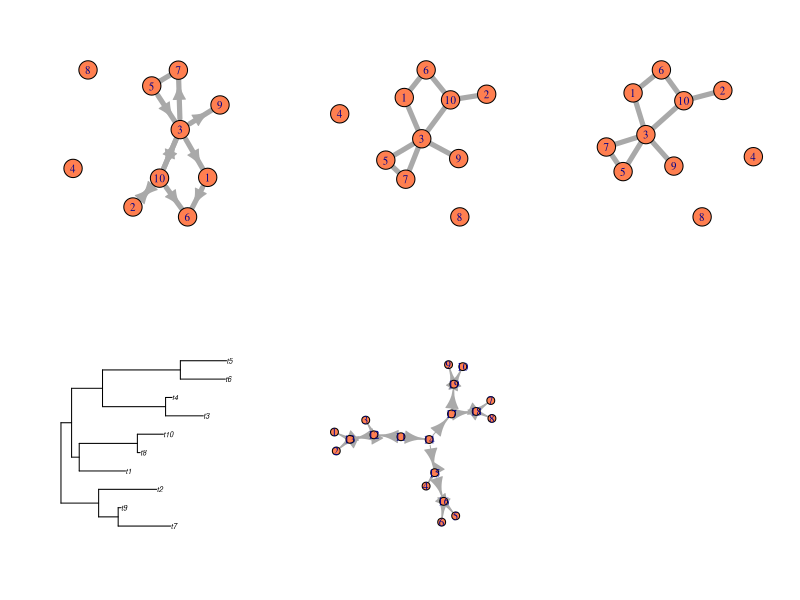
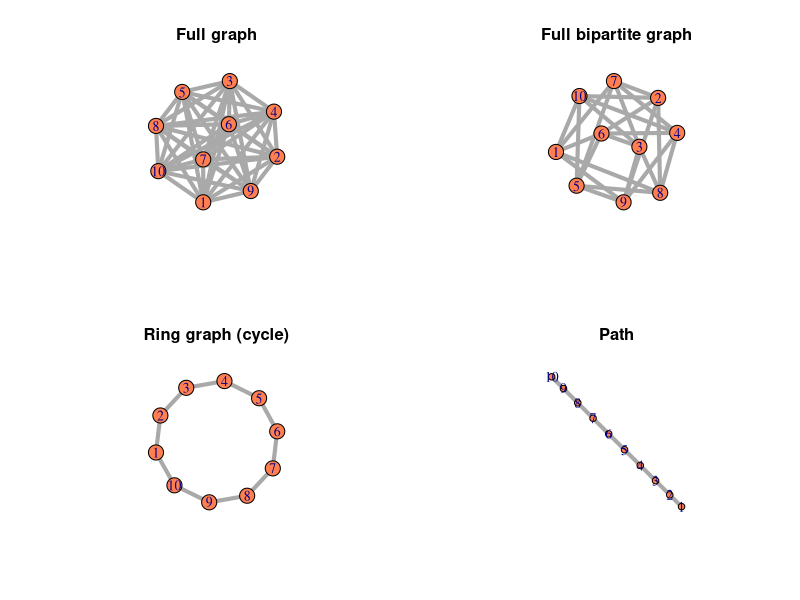

Reproduce these figures in R, in order.
## This file accompanies the course 732A51 Bioinformatics 

## This software comes AS IS in the hope that it will be useful WITHOUT ANY WARRANTY, 
## NOT even the implied warranty of MERCHANTABILITY or FITNESS FOR A PARTICULAR PURPOSE. 
## Please understand that there may still be bugs and errors. Use it at your own risk. 
## We take no responsibility for any errors or omissions in this code or for any misfortune 
## that may befall you or others as a result of its use. Please send comments and report 
## bugs to Krzysztof Bartoszek at krzbar@protonmail.ch .


library(igraph)
library(ape)
## based on igraph's examples and 
## https://web.stanford.edu/class/bios221/NetworkSlides.html

adjm_1<-matrix(sample(0:1,100,replace=TRUE, prob=c(0.9,0.1)),nc=10)
g1<-igraph::graph_from_adjacency_matrix(adjm_1)

adjm_2<-apply((adjm_1+t(adjm_1)),c(1,2),function(x){min(x,1)})
g2<-igraph::graph_from_adjacency_matrix(adjm_1,mode="max") 
g3<-igraph::graph_from_adjacency_matrix(adjm_2,mode="undirected") 



phyltree<-rtree(10)
graph_phyltree<-igraph::graph_from_edgelist(phyltree$edge,directed=TRUE)

par(mfrow=c(2,3))
plot(g1,vertex.size=25,edge.width=5,vertex.color="coral")
plot(g2,vertex.size=25,edge.width=5,vertex.color="coral")
plot(g3,vertex.size=25,edge.width=5,vertex.color="coral")
plot(phyltree)
plot(graph_phyltree,vertex.size=10,edge.width=1,vertex.color="coral")


g_full<-igraph::make_full_graph(10)
g_bipartite<-igraph::make_full_bipartite_graph(5,5)
g_ring<-igraph::make_ring(10)
m_edges_path<-cbind(1:9,2:10)
g_path<-igraph::graph_from_edgelist(m_edges_path,directed=FALSE)

png("Typical_graphs.png")
par(mfrow=c(2,2))
plot(g_full,vertex.size=25,edge.width=4,vertex.color="coral",main="Full graph")
plot(g_bipartite,vertex.size=25,edge.width=4, vertex.color="coral",main="Full bipartite graph")
plot(g_ring,vertex.size=25,edge.width=4,vertex.color="coral",main="Ring graph (cycle)")
plot(g_path,vertex.size=10,edge.width=4,vertex.color="coral",main="Path")
dev.off()

